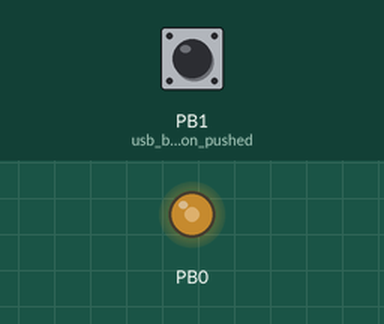
Bench run of a program on a simulated ATmega162, built with avr-gcc and emulated at 4.9152 MHz. On the bench: output pins drawn as LEDs (lit = HIGH). The test bench sets the inputs (shaded band); at power-on: PB1 (usb_button_pushed) HIGH. Random numbers use the default seed unless the program sets one; what the program prints to the serial monitor is not drawn.

Above: at 1.2 s.
1.3 s: PB1 (usb_button_pushed) pulled LOW for 0.15 s
Timing chart, 0 to 4.3 s (numbered marks = the images above; inputs shaded):
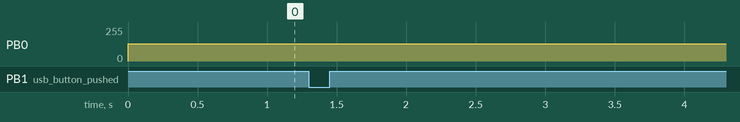

Measured:
- after the input at 1.3 s, every drawn part: stays the same

The program:

main.c
```c
/*
 * TestYolo.c
 *
 * Created: 26.08.2020 13:11:03
 * Author : Herbe
*/

#define F_CPU  4915200

#include <stdio.h>

#include <avr/io.h>
#include <util/delay.h>

#include "UART_driver.h"

#include "SRAM_driver.h"
#include "ADC_driver.h"
#include "pos_read.h"

#include "OLED.h"
#include "OLED_menu.h"

//#include "spi_driver.h"
//#include "mcp2515_driver.h"
//#include "CAN_communication.h"


int main(void)
{
    //printf("Main kjører");

    SRAM_init();
    timer_init();
    USART_init();
    fdevopen(USART_send, USART_receive);
    ADC_calibrate(&P_cal);
    OLED_init();
    pos_readSettings();
    oled_clear();

    //mcp_init(MODE_LOOPBACK);
    // uint8_t c = 'a';
    // char* k = "halla";
    // write_character(c);
    // oled_print(k);

    // oled_clear_line(4);
    // char c[] = "derp";
    // oled_pos_set(3, 62);
    // oled_print(&c);

    //printf("Main kjører");


    menu();
    //CAN_init(MODE_LOOPBACK);

    while (1) {

        printf("Main kjører");
        //CAN_communication_test();

        // mcp_init(MODE_LOOPBACK);


        // mcp_write(MCP_CANCTRL, 0x10);
        //_delay_ms(1000);
        // r = mcp_read(MCP_CANCTRL);

        // printf("%d\n\r", r);

  } // end main loop

} //end main
```

CAN_communication.c
```c
#include "CAN_communication.h"

volatile uint8_t flag = 0;

void CAN_init(uint8_t mode){

    mcp_init(mode);

    // Enable interrupt on PIN PE0 (INT2).

    // Disable  global  interrupts
    cli();

    // Falling edge interrupt
    EMCUCR &= ~(1<<ISC2);

    // Enable  interrupt  on PE0
    GICR |= (1<<INT2);

    // Enable  global  interrupts
    sei();

    // Enable receive interrupts (RXB 0 and 1).
    mcp_write(MCP_CANINTE, MCP_RX_INT); //Enable buffer 1 and 0 interrupt.
}

ISR(INT2_vect){
    flag = 1;
}

uint8_t CAN_check_interrupt(){
    if(flag){
        flag = 0;
        return 1;
    }

    return 0;
}

void CAN_message_transmission(CAN_message_t* can_message){

    //Splitting up the identifier into two bytes
    uint8_t identifier_low = (can_message -> identifier) % 8;
    uint8_t identifier_high = (can_message -> identifier) / 8;

    //Writing the identifier
    mcp_write(MCP_TXB0SIDL, identifier_low);
    mcp_write(MCP_TXB0SIDH, identifier_high);

    //Writing the length of the data message
    mcp_write(MCP_TXB0DLC, can_message -> data_length);

    //Writing the data Message
    uint8_t data_byte;
    for(uint8_t i = 0; i < (can_message -> data_length); i++){
        data_byte = (can_message -> data)[i];
        mcp_write(MCP_TXB0D0 + i, data_byte);
    }

    mcp_request_to_send(0); // Litt usikker
}

CAN_message_t CAN_meessage_reception(){
    CAN_message_t message;
    uint8_t byte_mask = 0xE0;

    unsigned int identifier_high = mcp_read(MCP_RXB0SIDH);
    identifier_high = (identifier_high << 8 );
    uint8_t identifier_low = mcp_read(MCP_RXB0SIDL);
    identifier_low &= byte_mask;

    message.identifier = identifier_low + identifier_high;

    message.data_length = mcp_read(MCP_RXB0DLC);

    for(uint8_t i = 0; i < message.data_length; i++){
        (message.data)[i] = mcp_read(MCP_RXB0DM +1);
    }

    return message;
}

void CAN_communication_test(){
    CAN_message_t message;
    CAN_message_t message_recieve;

    message.identifier = 0xff;
    message.data_length = 2;
    (message.data)[0] = 0x11;
    (message.data)[1] = 0x11;

    CAN_message_transmission(&message);

    if(CAN_check_interrupt()){
        printf("Interrupt fungerer\n\r");
        message_recieve = CAN_meessage_reception();
        printf("DATAEN er: %d\n\r",message_recieve.data[0]);
        //printf("IDENTIFIER er: %d\n\r",message_recieve.identifier);
       // printf("LENGDEN er: %d\n\r",message_recieve.data_length);

    }
    else{
        printf("IKKE Interrupt ");

    }
}
```

CAN_communication.h
```c
#ifndef CAN_COMMUNICATION_H_
#define CAN_COMMUNICATION_H_

#include "mcp2515.h"
#include "mcp2515_driver.h"
#include <avr/interrupt.h>


/*Message Transmission registers*/
#define MCP_TXRTSCTRL	0x0D		// TXnRTS Pin control and status register - Is this necessary?

#define MCP_TXB0CTRL	0x30		// Transmit buffer 0 control register
#define MCP_TXB0SIDH	0x31		// Transmit buffer 0 standard identifier high
#define MCP_TXB0SIDL	0x32		// Transmit buffer 0 standard identifier low
#define MCP_TXB0DLC		0x35		// Transmit buffer 0 data length code
#define MCP_TXB0D0		0x36		// Transmit buffer 0 Data Byte m. From 0x36 to 0x3D

#define MCP_RXB0CTRL	0x60

#define MCP_RXB0SIDH	0x61		// Receive buffer 0 standard identifier high
#define MCP_RXB0SIDL	0x62		// Receive buffer 0 standard identifier low
#define MCP_RXB0DLC		0x65		// Receive buffer 0 data length code
#define MCP_RXB0DM		0x66		// Receive buffer 0 Data Byte m. From 0x66 to 0x6D

#define MCP_RXB1CTRL	0x70
#define MCP_RXB1SIDH	0x71

typedef struct CAN_message{
    unsigned int identifier;
    uint8_t data_length;
    uint8_t data[8];
}CAN_message_t;

void CAN_init(uint8_t mode);

void CAN_message_transmission(CAN_message_t* can_message);

CAN_message_t CAN_meessage_reception();

void CAN_message_interrupt();

void CAN_communication_test();


#endif /* CAN_COMMUNICATION_H_ */
```

OLED.c
```c
/*
 * OLED.c
 *
 * Created: 22.09.2020 15:40:08
 *  Author: Herbe
 */

#include <avr/io.h>
#include <stdio.h>
#include "OLED.h"
#include "fonts.h"

//#ifndef OLED_CMD_ADR
#define PXL_WIDTH 127       // begins at 0 |128|
#define PXL_HEIGHT 63       // begins at 0 |64|
#define OLED_CMD_ADR 0x1000
#define OLED_DATA_ADR 0x1200        //ikke brukt enda
#define HORIZONTAL_ADRSNG_MODE 0x22
#define VERTICAL_ARDSNG_MODE
volatile char* oled_write_cmd = (char *)0x1000;
volatile char* oled_write_data =(char *)0x1200;


void OLED_init()    {
    write_cmd(0xae); // display off
    write_cmd(0xa1); //segment remap
    write_cmd(0xda); //common pads hardware: alternative
    write_cmd(0x12);
    write_cmd(0xc8); //common output scan direction:com63~com0
    write_cmd(0xa8); //multiplex ration mode:63
    write_cmd(0x3f);
    write_cmd(0xd5); //display divide ratio/osc. freq. mode
    write_cmd(0x80);
    write_cmd(0x81); //contrast control
    write_cmd(0x50);
    write_cmd(0xd9); //set pre-charge period
    write_cmd(0x21);
    write_cmd(0x20); //Set Memory Addressing Mode
    write_cmd(0x02);
    write_cmd(0xdb); //VCOM deselect level mode
    write_cmd(0x30);
    write_cmd(0xad); //master configuration
    write_cmd(0x00);
    write_cmd(0xa4); //out follows RAM content
    write_cmd(0xa6); //set normal display
    write_cmd(0xaf); // display on

    oled_clear();
    oled_home();
}

void write_data(uint8_t data){
    oled_write_data[0] = data;      // @SRAM location
}

void write_cmd(uint8_t cmd){
    oled_write_cmd[0] = cmd;      // @SRAM location
}

void oled_sel_row(uint8_t page){
    oled_position.row = page;
    page = page % 8;
    write_cmd(0xB0 + page);
}
void oled_sel_col(uint8_t col){
    oled_position.col = col;
    uint8_t numLow = col % 16;
	uint8_t numHigh = col / 16;

	write_cmd(numLow);
	write_cmd(16 + numHigh);

}
void oled_home(void){
     oled_pos_set(0,0);
}
void oled_line_down(uint8_t lineNR){
    write_cmd(0xB0 + lineNR);
}
void oled_clear(void){
   for(uint8_t i = 0; i < 8; i++){      // page select
        oled_line_down(i);
        for(uint8_t j = 0; j < 128; j++){
                for(uint8_t k = 0; k < 8; k++){
                write_data(pgm_read_byte( &(font8[0][k] ) ) );   // gets blank spaces from font.h //
               //     ext_oledData[0] = pgm_read_byte( &(font8[0][k] ) );
                }
            //
        }
   }
    oled_home();
}


void oled_pos_set(uint8_t row, uint8_t col){
    oled_sel_row(row);
    oled_sel_col(col);
}

void oled_clear_line(uint8_t page){
    oled_line_down(page);

    for(uint8_t j = 0; j < 128; j++){
        write_data(0b00000000);   // sets bitmask of zero to a line/page
    }
}

void oled_write_character(uint8_t c){
     for(uint8_t i = 0; i < 8; i++){
         write_data(pgm_read_byte( &font8[c-32][i] ) );
     }
}

void oled_print(char* string){
    int length = strlen(&string[0]);

    for(int i = 0; i < length; i++ ){

        oled_write_character(string[i]);
    }
}


void oled_print_arrow(uint8_t row, uint8_t col){
    oled_pos_set(row, col);
    write_data(0b00011000);
    write_data(0b00011000);
    write_data(0b01111110);
    write_data(0b00111100);
    write_data(0b00011000);
}


/*
void oled_set_adrsng_mode(adressing_mode mode) {
	write_command(0x20);
	write_command(mode);
}
*/
```

OLED.h
```c
/*
 * OLED.h
 *
 * Created: 22.09.2020 15:40:21
 *  Author: Herbe
 */

#ifndef OLED_H_
#define OLED_H_

#include <string.h>


//void OLED_printf(char* data);
volatile char* oled_write_cmd;
volatile char* oled_write_data;

void OLED_init(void);

void write_data(uint8_t data);

void write_cmd(uint8_t cmd);

void oled_sel_row(uint8_t page);

void oled_sel_col(uint8_t col);

void oled_home(void);

void oled_line_down(uint8_t lineNR);

void oled_clear(void);

void oled_pos_set(uint8_t row, uint8_t col);

void oled_clear_line(uint8_t page);

void oled_write_character(uint8_t c);

void oled_print(char* c);

//void oled_sel_line(uint8_t line);

void oled_print_arrow(uint8_t row, uint8_t col);

typedef struct oled_pos{
    uint8_t row, col;
    } oled_pos_t;

volatile oled_pos_t oled_position;

#endif /* OLED_H_ */
```

OLED_menu.c
```c
/*
 * OLED_menu.c
 *
 * Created: 28.09.2020 12:23:55
 *  Author: Herbe
 */

#include "OLED_menu.h"


void build_node(Node *this_node, Node* father_node, char node_name[], void (*do_function)(void), Node *children_nodes[8], int elements_on_screen){
    this_node->Parent = father_node;
    strcpy(this_node->name, node_name);
    this_node->functionPtr = do_function;
    this_node->elements_on_screen = elements_on_screen;

    for(int i = 0; i < 8; i++){
        (this_node->children)[i] = children_nodes[i];
    }
}

void go_up(Node **this_node){
  if((*this_node)->Parent != 0){
    (*this_node) = (*this_node)->Parent;
    printf("LEFT");
  }
}

void go_down(Node **this_node, int child){

    if(((*this_node)->children)[child - 1] != 0){
        (*this_node) = ((*this_node)->children)[child - 1];
        printf("Bytte node\t\n");
    }
    else if((*this_node)->functionPtr != 0){
        (*this_node)->functionPtr();
        printf("KJØR FUNSKJONSPEKER\t\n");
    }else{
        printf("Do nothing\t\n");
    }
}

DIRECTION wait_for_action(void){

    printf("Inn i wait for action\n");

    while(joystick_direction() == NEUTRAL && !usb_button_pushed(JOYSTICK_BUTTON));

    if(joystick_direction() == UP){
        printf("UPUPUPUP\n");
        return UP;
    }
    else if(joystick_direction() == DOWN){
        return DOWN;
    }
    else if(joystick_direction() == RIGHT){
        return RIGHT;
    }
    else if(joystick_direction() == LEFT){
        return LEFT;
    }
    else if(usb_button_pushed(JOYSTICK_BUTTON)){
        return BUTTON_PRESS;
    }
}
void wait_for_neutral_joystick_position(){
    while(joystick_direction() != NEUTRAL);
}

void update_screen(Node *current_node, int child){

    if(((*current_node).name[1]) == 'a'){
        printf("Update  MAIN_MENU screen\t\n");
        print_main_menu_objects(child);
        //Skal oppdatere skjermen som passer til main-menu. I tillegg skal pilen howre over riktg barn.
    }
    else if(((*current_node).name[1]) == 'l'){
        printf("Update PLAY menu\t\n");
        print_new_game_menu_objects(child);
    }
    else if(((*current_node).name[1]) == 'h'){
        print_score_menu_objects(child);
    }

}

int update_element_up(Node *current_node, int child){

    child--;

    if(child == 0){
        child = current_node->elements_on_screen;
    }

    return child;
}

int update_element_down(Node *current_node, int child){

    child++;

    if(child == current_node->elements_on_screen + 1){
        child = 1;
    }

    return child;

}
//Node Main_menu, Score, Play, Settings, Difficulty, Debugging, *current_node;

void menu(){

    static Node Main_menu, Score, Play, Settings, Difficulty, Debugging, *current_node;

    current_node = &Main_menu; //Startnoden
    DIRECTION action; //Handling som er gjort på Joysticken
    int child = 1; //Barnet som man "howrer" over på skjermen. Default er øverste barnet.

    //Bygger nodestrukturen
    Node* children1[8] = {&Play, &Score,0 ,0 ,0 ,0 ,0 ,0};
    Node* children2[8] = {0, 0, 0, 0, 0, 0, 0, 0};
    Node* children3[8] = {0, 0, 0, 0, 0, 0, 0, 0};


    build_node(&Main_menu, NULL, "Main menu", NULL, &children1,2);
    build_node(&Play, &Main_menu, "Play game", play_game, &children2,1);
    build_node(&Score, &Main_menu, "Show score", NULL, &children3,8);

    update_screen(current_node, child);

    while(1){
        printf("Før Wait for action\t\n");
        action = wait_for_action();  //Wait for user to move the joystick
        printf("Før oled clear\t\n");
        oled_clear();  //Clears the screen.

        printf("Før switch\t\n");
        switch(action)
        {
          case BUTTON_PRESS:
              break;
          case UP:
                //update_screen(current_node, child);
                child = update_element_up(current_node, child);
              break;
          case DOWN:
                child = update_element_down(current_node, child);
              break;
          case LEFT:
                printf("Left\t\n");
                go_up(&current_node);
                child = 1;
              break;
          case RIGHT:
                printf("RIGHT\t\n");
                go_down(&current_node, child);
                child = 1;
              break;
          default:
              break;
        }

        printf("After switch\t\n");
        printf("Nodenavn %c \t\n",((*current_node).name[0]));
        update_screen(current_node, child);
        wait_for_neutral_joystick_position();
    }
}


void print_main_menu_objects(int child){
    char line1[] = "play";
    char line2[] = "Score";

    oled_pos_set(0, 12);
    oled_print(&line1);

    oled_pos_set(1, 12);
    oled_print(&line2);

    print_selecting_arrow(child);       //Draw the arrow that selects the preferable option.

}

void print_new_game_menu_objects(int child){

    char line1[] = "Start game";

    oled_pos_set(0, 12);
    oled_print(&line1);

    print_selecting_arrow(child);
}

void print_score_menu_objects(int child){

    char line1[] = "Top score";

    oled_pos_set(0, 12);
    oled_print(&line1);

    print_selecting_arrow(child);

}


void print_selecting_arrow(int child){
    oled_print_arrow(child - 1, 5);
}


void play_game(){
    printf("Nå kjører spillet");
}

void show_score(){

}
```

OLED_menu.h
```c
/*
 * OLED_menu.h
 *
 * Created: 28.09.2020 12:24:15
 *  Author: Herbe
 */


#ifndef OLED_MENU_H_
#define OLED_MENU_H_

#include <avr/io.h>
#include <stdio.h>
#include "OLED.h"
#include "pos_read.h"

typedef enum{MAIN_MENU, PLAY_GAME, SCORE, SETTING, DIFFICULTY, DEBUGGINGN, END_MENU} MENU_ITEMS;

typedef struct Node_t{
    struct Node_t *Parent; //
    struct Node_t* children[8];
    int elements_on_screen;
    void (*functionPtr)(void); // //
    char name[20];
}Node;


/**
 * @brief Builds the menu node, and places it in the correct place.
 *
 * @param this_node Pointer to the node that you want to build.
 * @param father_node Pointer to the parent node.
 * @param node_name Array of caracthers containing name of the node.
 * @param do_function Pointer to function node should do.
 * @param children_nodes The node's children.
 * @param elements_on_screen Number of elements that the current node is showing on screen
 */
void build_node(Node *this_node, Node* father_node, char node_name[], void (*do_function)(void), Node* children_nodes[8], int elements_on_screen);

/**
 * @brief Changes the current pointer to point to the parent node.
 *
 * @param this_node Pointer to a pointer that points to a node.
 */
void go_up(Node **this_node);

/**
 * @brief Chenges this_node so it points to one of its childs.
 *
 * @param this_node Pointer to a pointer that points to a node.
 * @param child The index for the child that should be pointed to.
 */
void go_down(Node **this_node, int child);

/**
 * @brief Waits until the user does something withthe joystick.
 *
 * @return Direction of the joystick [LEFT, RIGHT, UP, DOWN, NEUTRAL, BUTTON_PRESS].
 */
DIRECTION wait_for_action(void);

/**
 * @brief Waits until the joystick is in neutral position.
 */
void wait_for_neutral_joystick_position();

/**
 * @brief Updates the screen according to the given node.
 *
 * @param current_node A pointer to the current node.
 * @param child Index for the current nodes child.
 *
 * @return True if one of the buttons are pushed, False otherwise.
 */
void update_screen(Node *current_node, int child);

/**
 * @brief Updates the index for element when joystick is moved up.
 *
 * @param current_node Pointer to the current_node.
 * @param child index for the child.
 *
 * @return The new index for the child.
 */
int update_element_up(Node *current_node, int child);

/**
 * @brief Updates the index for element when joystick is moved down.
 *
 * @param current_node Pointer to the current_node.
 * @param child index for the child.
 *
 * @return The new index for the child.
 */
int update_element_down(Node *current_node, int child);

/**
 * @brief Runs the menu.
 */
void menu();

/**
 * @brief Prints the objects of main menu node.
 *
 * @param child index for the child.
 */
void print_main_menu_objects(int child);

/**
 * @brief Prints the objects of new game menu.
 *
 * @param child index for the child.
 */
void print_new_game_menu_objects(int child);

/**
 * @brief Prints the objects of score menu.
 *
 * @param child index for the child.
 */
void print_score_menu_objects(int child);

/**
 * @brief Prints arrow showing wich element is selected.
 *
 * @param child index for the child.
 */
void print_selecting_arrow(int child);

/**
 * @brief Runs the ping-pong game.
 */
void play_game();

void show_score();


// https://www.codeproject.com/Articles/794047/Finite-State-Menu

#endif /* OLED_MENU_H_ */
```

SRAM_driver.h
```c
/*
 * SRAM_driver.h
 *
 * Created: 09.09.2020 11:43:17
 *  Author: Herbe
 */


#ifndef SRAM_DRIVER_H_
#define SRAM_DRIVER_H_

#include <avr/io.h>
#include <stdio.h>
#include <stdlib.h>

void SRAM_init(void);

void SRAM_test(void);


#endif /* SRAM_DRIVER_H_ */
```

Source omitted: fonts.h (20859 bytes), iom162.h (22112 bytes), mcp2515.h (3450 bytes), pos_read.c (2290 bytes), pos_read.h (1141 bytes), ADC_driver.c (1221 bytes), ADC_driver.h (984 bytes), SRAM_driver.c (1827 bytes), UART_driver.c (503 bytes), UART_driver.h (522 bytes), mcp2515_driver.c (2376 bytes), mcp2515_driver.h (774 bytes) and 2 more
